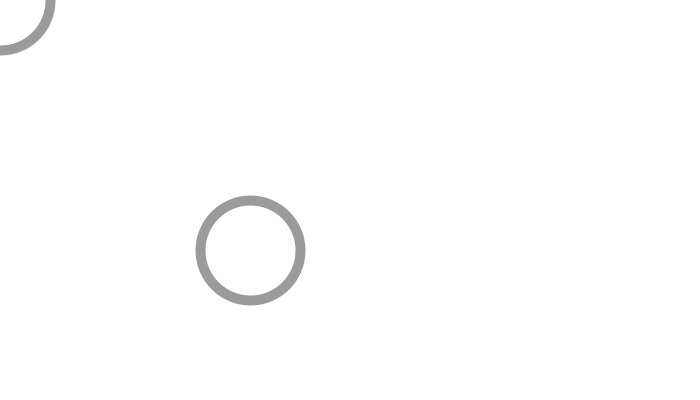
Frame 1 (no input)
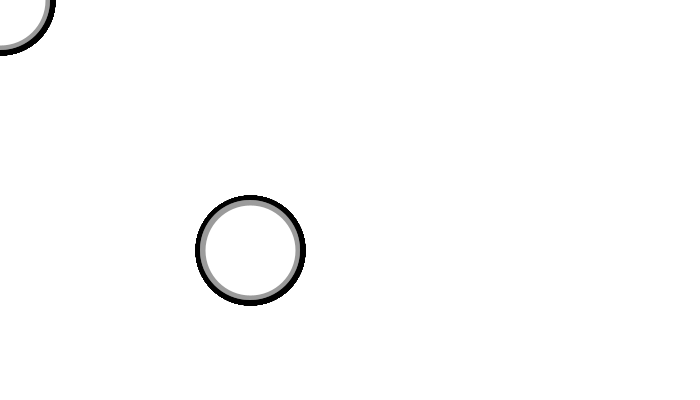
Frame 60 (the mouse pressed at the canvas centre just before this capture)
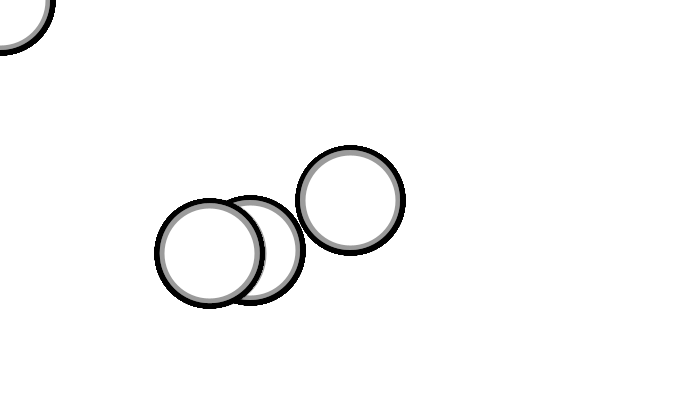
Frame 120 (the mouse held since frame 60 and released just before this capture)

The Processing sketch that drew these frames (run headless with seeded random() and noise(); from frame 60 on, the mouse is pressed at the canvas centre):

// Processing sketch: processing_36226
// ── processing_36226.pde

float mousex;
float mousey;
int color1=30;
int color2=30;
int color3=30;
int trans=30;
float movex=250;
float movey=250;
int speed = 4;



void setup() {  
  size(700,400);  
  background(255);
  stroke(0,0,0,100);
  strokeWeight(10);
  smooth();
}

void draw() {

  float mousex = mouseX;
  float mousey = mouseY;


  ellipse(mousex, mousey, 100, 100);


  if(movex < 0) {
    fill(random(150,200), random(150,200),random(150,200),30);
  }
  if(movex > width) {
    fill(random(150,200), random(150,200),random(150,200),30);
  }
  if(movey < 0) {
    fill(random(150,200), random(150,200),random(150,200),30);
  }
  if(movey > height-10) {
    fill(random(150,200), random(150,200),random(150,200),30);
  }


  if(movex < 0) {
    movex = 100;
  }
  if(movex > width) {
    movex = width - 100;
  }
  if(movey < 0) {
    movey = 100;
  }
  if(movey > height - 10) {
    movey = height - 100;
  }

  if (dist(mouseX,mouseY,movex,movey) < 150)
  { 
    if (mouseX < movex) {
      movex = movex + (150-dist(mouseX,mouseY,movex,movey));
    } 
    else {
      movex = movex - (150-dist(mouseX,mouseY,movex,movey));
    }
  }
  if (dist(mouseX,mouseY,movex,movey) < 150)
  { 
    if (mouseY < movey) {
      movey = movey + (150-dist(mouseX,mouseY,movex,movey));
    } 
    else {
      movey = movey - (150-dist(mouseX,mouseY,movex,movey));
    }
  }

  ellipse(movex, movey, 100, 100);

  if (movey>height) {
    movey=0;
    if (movex>width) {
      movex=0;
    }
  }
}


void mousePressed() {




  background(255);
}
